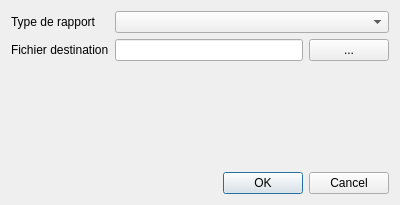
<?xml version="1.0" encoding="UTF-8"?>
<ui version="4.0">
 <class>Dialog</class>
 <widget class="QDialog" name="Dialog">
  <property name="geometry">
   <rect>
    <x>0</x>
    <y>0</y>
    <width>400</width>
    <height>205</height>
   </rect>
  </property>
  <property name="windowTitle">
   <string>Dialog</string>
  </property>
  <layout class="QGridLayout" name="gridLayout">
   <item row="1" column="0">
    <widget class="QLabel" name="label_3">
     <property name="text">
      <string>Fichier destination</string>
     </property>
    </widget>
   </item>
   <item row="0" column="0">
    <widget class="QLabel" name="label">
     <property name="text">
      <string>Type de rapport</string>
     </property>
    </widget>
   </item>
   <item row="1" column="1">
    <widget class="QLineEdit" name="lineEdit_nom"/>
   </item>
   <item row="1" column="2">
    <widget class="QPushButton" name="pushButton_filechoose">
     <property name="text">
      <string>...</string>
     </property>
    </widget>
   </item>
   <item row="0" column="1" colspan="2">
    <widget class="QComboBox" name="comboBox_type"/>
   </item>
   <item row="2" column="1">
    <spacer name="verticalSpacer">
     <property name="orientation">
      <enum>Qt::Vertical</enum>
     </property>
     <property name="sizeHint" stdset="0">
      <size>
       <width>20</width>
       <height>40</height>
      </size>
     </property>
    </spacer>
   </item>
   <item row="3" column="0" colspan="3">
    <widget class="QDialogButtonBox" name="buttonBox">
     <property name="orientation">
      <enum>Qt::Horizontal</enum>
     </property>
     <property name="standardButtons">
      <set>QDialogButtonBox::Cancel|QDialogButtonBox::Ok</set>
     </property>
    </widget>
   </item>
  </layout>
 </widget>
 <resources/>
 <connections>
  <connection>
   <sender>buttonBox</sender>
   <signal>accepted()</signal>
   <receiver>Dialog</receiver>
   <slot>accept()</slot>
   <hints>
    <hint type="sourcelabel">
     <x>248</x>
     <y>254</y>
    </hint>
    <hint type="destinationlabel">
     <x>157</x>
     <y>274</y>
    </hint>
   </hints>
  </connection>
  <connection>
   <sender>buttonBox</sender>
   <signal>rejected()</signal>
   <receiver>Dialog</receiver>
   <slot>reject()</slot>
   <hints>
    <hint type="sourcelabel">
     <x>316</x>
     <y>260</y>
    </hint>
    <hint type="destinationlabel">
     <x>286</x>
     <y>274</y>
    </hint>
   </hints>
  </connection>
 </connections>
</ui>
